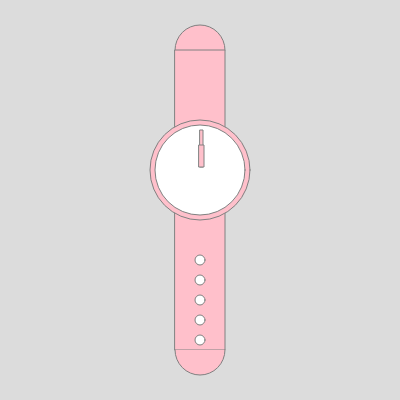
Frame 1 (no input)
Frame 60 (no input): identical to frame 1, image omitted
Frame 120 (the mouse pressed at the canvas centre since frame 60): identical to frame 1, image omitted

The p5.js sketch that drew this single still picture (run headless with seeded random() and noise() and a simulated clock; from frame 60 on, the mouse is pressed at the canvas centre):

// p5.js sketch
// ── sketch.js
function setup() {
  createCanvas(400, 400);
}

function draw() {
  background(220);
  stroke("grey")
  fill("pink")
  arc(200, 50, 50,50, PI, 2*PI)
  rect(175,50,50,300)
  arc(200,350,50,50,0,PI)
  circle(200,170,100)
  fill("white")
  circle(200,170,90)
  circle(200,260,10)
  circle(200,280,10)
  circle(200,300,10)
  circle(200,320,10)
  circle(200,340,10)
  push()
  fill("pink")
  rect(200,130,3,37)
  rect(199,145,5,22)
  pop()
}
